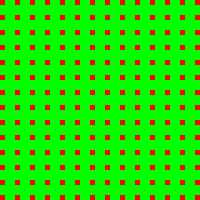
Frame 1 (no input)
Frame 60 (the mouse pressed at the canvas centre just before this capture): identical to frame 1, image omitted
Frame 120 (the mouse held since frame 60 and released just before this capture): identical to frame 1, image omitted

The Processing sketch that drew this single still picture (run headless with seeded random() and noise(); from frame 60 on, the mouse is pressed at the canvas centre):

// Processing sketch: processing_96358
// ── processing_96358.pde

//Roberta
void setup() {
  size(200, 200);
  background(#00FF00);
  noStroke();
  fill(#FF0000);
}
void draw() {

  int x;
  int y;
  for ( x=0; x<250; x=x+15)
  {
    for ( y=0; y<250; y=y+15)
      rect(x, y, 5, 5);
  }
}
